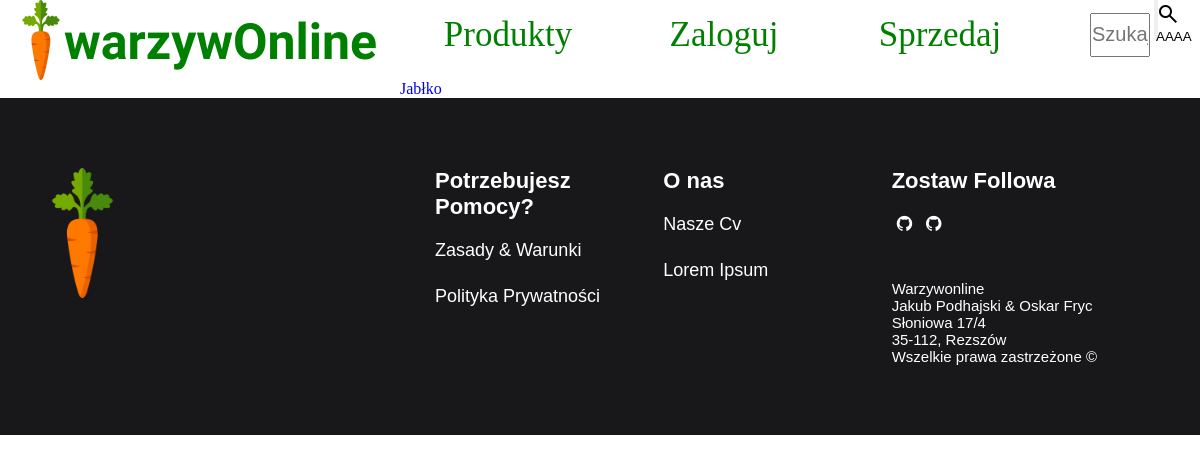
Page /all_products/ on the earlier database version.
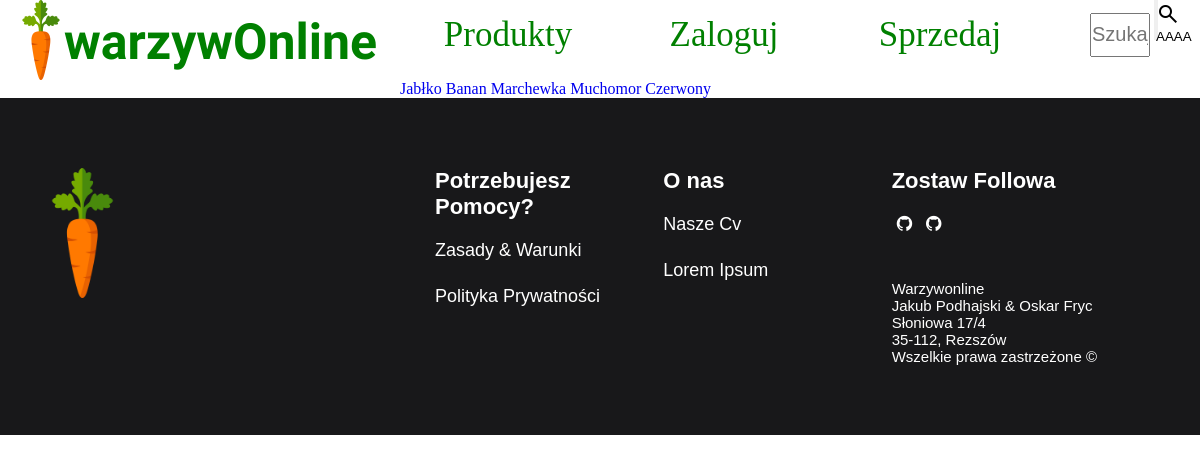
Same page on the later database version.
### main/models.py (models this page shows, shortened)
class Product(models.Model):
    name = models.CharField(max_length=20)
    category = models.ManyToManyField(Category)

### main/views.py (the view)
# urls.py: path("all_products/", views.all_products, name="all_products"),
def all_products(request):
    products = Product.objects.all()
    return render(request, "main/all_products.html", {"products": products})

### main/templates/main/all_products.html
{% extends "main/base.html" %}
{% block content %}
{% for product in products %}
<a href="{% url 'main:product_page' product.id %}" class="btn btn-primary">
    {{product.name}}
</a>
{% endfor %}
{% endblock %}

### main/templates/main/base.html (shortened to what this page needs)
{% load static %}
<!DOCTYPE HTML>
<html lang="pl">
<head>
    <link rel="stylesheet" href="{%static 'main\style.css'%}?{% now 'U' %}">
    <link rel="stylesheet" href="https://cdnjs.cloudflare.com/ajax/libs/font-awesome/4.7.0/css/font-awesome.min.css">
</head>
<body>
    <header class="main_header">
        <a class="header_logo" href="{% url 'main:main' %}">
            <img class="header_logo_img" src="{% static 'main/img/carrot.png' %}">
            <h1>warzywOnline</h1>
        </a>
        <nav class="header_nav">
            <ol class="main_list">
                <li><a href="{% url 'main:all_products' %}">Produkty</a>
                </li>
                {% if user.is_authenticated %}
                <li><a href="{% url 'users:logout' %}">Wyloguj</a></li>
                {% else %}
                <li><a href="{% url 'users:login' %}">Zaloguj
                    </a></li>
                {% endif %}
                <li><a href="{% url 'main:sell' %}">Sprzedaj</a>
                </li>
                <form method="POST" action="{% url 'main:search_product' %}">
                    <input placeholder="Szukaj" name="searched">
                    <button class="submit"><span class="material-symbols-outlined">
                        </span> AAAA</button>
                </form>
            </ol>
        </nav>
    </header>
    <main class="main_content">
        {% block content %}
        {% endblock %}
        <footer>
            <div class="footer">
                <div class="inner_footer">
                    <div class="logo_container">
                        <img src="{% static 'main/img/carrot.png' %}">
                    </div>
                    <div class="footer_third">
                        <h1>Potrzebujesz Pomocy?</h1>
                        <a href="#">Zasady &amp Warunki</a>
                        <a href="#">Polityka Prywatności</a>
                    </div>
                    <div class="footer_third">
                        <h1>O nas</h1>
                        <a href="#">Nasze Cv</a>
                        <a href="#">Lorem Ipsum</a>
                    </div>
                    <div class="footer_third">
                        <h1>Zostaw Followa</h1>
                        <li><a href="https://github.com/podhay123"><i class="fa fa-github"></i></a></li>
                        <li><a href="https://github.com/raksOtoOskar"><i class="fa fa-github"></i></a></li>
                        <span>
                            Warzywonline<br>
                            Jakub Podhajski & Oskar Fryc<br>
                            Słoniowa 17/4<br>
                            35-112, Rezszów<br>
                            Wszelkie prawa zastrzeżone ©<br>
                        </span>
                    </div>
                </div>
            </div>
        </footer>
</body>
</html>

### main/static/main/style.css (style rules this page uses)
* { margin: 0; padding: 0; list-style: none; text-decoration: none; }
.main_header { width: 100%; height: 80px; display: block; background-color: white; text-align: center; }
.header_logo { height: 100%; display: table; float: left; width: 400px; }
.header_logo_img { height: 80px; padding-left: 20px; }
.header_logo h1 { font-family: 'Cabin Sketch', cursive; color: green; height: 100%; font-size: 50px; display: table-cell; vertical-align: middle; padding-right: 20px; }
.header_nav { text-align: center; height: 100%; display: block; }
.main_list>li { float: left; background-color: white; width: calc((23% - 100px)); height: 100%; font-size: 35px; text-align: center; padding: 0 20px; padding-top: 10px; vertical-align: middle; margin-top: 2px; position: relative; }
.main_list a { vertical-align: middle; color: green; }
.main_list>form>input { margin-top: 2px; width: calc((13% - 100px)); height: 40px; transition: width 0.4s ease-in-out; font-size: 20px; }
.main_list>form>button { width: calc((8% - 100px)); height: 40px; }
.footer { width: 100vw; display: block; overflow: hidden; padding: 70px 0; box-sizing: border-box; background-color: #18181a; }
.inner_footer { display: block; margin: 0 auto; width: 1100px; height: 100%; }
.inner_footer .logo_container { width: 35%; float: left; display: block; }
.inner_footer .logo_container img { width: 65px; height: auto; }
.inner_footer .footer_third { width: calc(21.66666666666667% - 20px); margin-right: 10px; float: left; height: 100%; }
.inner_footer .footer_third:last-child { margin-right: 0; }
.inner_footer .footer_third h1 { font-family: 'arial'; font-size: 22px; color: white; display: block; width: 100%; margin-bottom: 20px; }
.inner_footer .footer_third a { font-family: 'arial'; font-size: 18px; color: white; display: block; font-weight: 200; width: 100%; margin-bottom: 20px; padding-bottom: 5px; }
.inner_footer .footer_third li { display: inline-block; padding: 0 5px; font-size: 20px; }
.inner_footer .footer_third span { color: white; font-family: 'arial'; font-size: 15px; font-weight: 200; display: block; width: 100%; padding-top: 20px; }

Differences in the rows shown:
added Product: name "Banan"
added Product: name "Marchewka"
added Product: name "Muchomor Czerwony"
